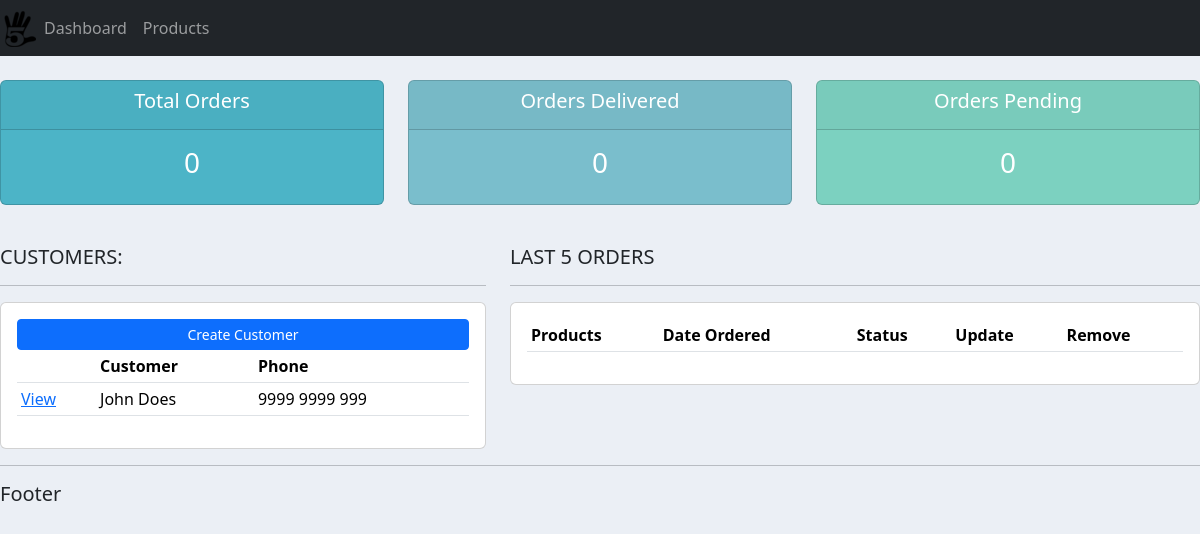
The app's page /, older data.
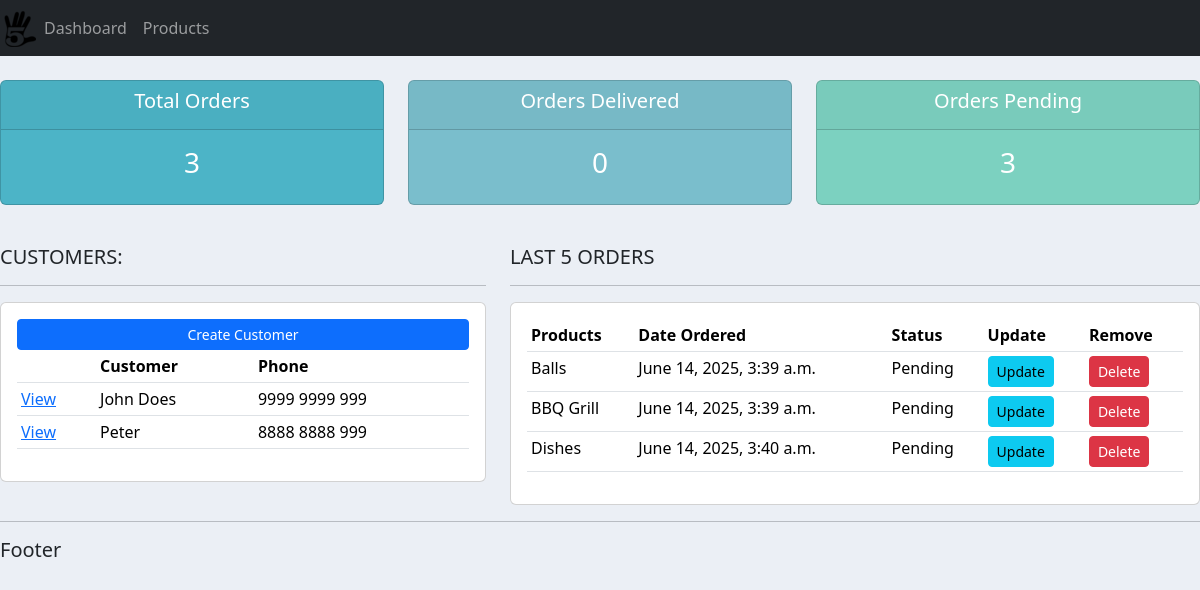
The same page, newer data.
### accounts/models.py (models this page shows, shortened)
class Customer(models.Model):
    name = models.CharField(max_length=200, null=True)
    phone = models.CharField(max_length=200, null=True)
    email = models.CharField(max_length=200, null=True)
    date_created = models.DateTimeField(auto_now_add=True, null=True)

class Order(models.Model):
    STATUS = (
        ('Pending', 'Pending'),
        ('Out for delivery', 'Out for delivery'),
        ('Delivered', 'Delivered'),
    )
    customer = models.ForeignKey(Customer, null=True, on_delete= models.SET_NULL)
    product = models.ForeignKey(Product, null=True, on_delete= models.SET_NULL)
    date_created = models.DateTimeField(auto_now_add=True, null=True)
    status = models.CharField(max_length=200, null=True, choices=STATUS)

class Product(models.Model):
    CATEGORY = (
        ('Indoor', 'Indoor'),
        ('Out Door', 'Out Door'),
    )
    name = models.CharField(max_length=200, null=True)
    price = models.FloatField(null=True)
    category = models.CharField(max_length=200, null=True, choices=CATEGORY)
    description = models.CharField(max_length=200, null=True, blank=True)
    date_created = models.DateTimeField(auto_now_add=True, null=True)
    tags = models.ManyToManyField(Tag)
    def __str__(self):
        return self.name

### accounts/views.py (the view)
# urls.py: path('', views.home, name="home"),
def home(request):
    orders = Order.objects.all()
    customers = Customer.objects.all()
    total_customers = customers.count()
    total_orders = orders.count()
    delivered = orders.filter(status='Delivered').count()
    pending = orders.filter(status='Pending').count()
    context = {'orders': orders, 'customers': customers,
    'total_customers': total_customers, 'total_orders': total_orders,
    'delivered': delivered, 'pending': pending}
    return render(request, 'accounts/dashboard.html', context)

### accounts/templates/accounts/dashboard.html
{% extends 'accounts/main.html'%}
{% block content %}
{% include 'accounts/status.html' %}
<br>
<div class="row">
    <div class="col-md-5">
        <h5>CUSTOMERS:</h5>
        <hr>
        <div class="card card-body">
            <a href="" class="btn btn-primary btn-sm btn-block">
                Create Customer
            </a>
            <table class="table table-sm">
                <tr>
                    <th></th>
                    <th>Customer</th>
                    <th>Phone</th>
                </tr>
                {% for customer in customers %}
                    <tr>
                        <td><a href="{% url 'customer' customer.id%}">View</a></td>
                        <td>{{customer.name}}</td>
                        <td>{{customer.phone}}</td>
                    </tr>
                {% endfor %}
            </table>
        </div>
    </div>
    <div class="col-md-7">
        <h5>LAST 5 ORDERS</h5>
        <hr>
        <div class="card card-body">
            <table class="table table-sm">
                <tr>
                    <th>Products</th>
                    <th>Date Ordered</th>
                    <th>Status</th>
                    <th>Update</th>
                    <th>Remove</th>
                </tr>
                {% for order in orders %}
                    <tr>
                        <td>{{order.product}}</td>
                        <td>{{order.date_created}}</td>
                        <td>{{order.status}}</td>
                        <td><a href="{% url 'update_order' order.id %}" class="btn btn-sm btn-info">Update</a></td>
                        <td><a href="{% url 'delete_order' order.id %}" class="btn btn-sm btn-danger">Delete</a></td>
                    </tr>
                {% endfor %}
            </table>
        </div>
    </div>
</div>
{% endblock %}

Row changes from the older to the newer data that the page shows:
added Customer: name "Peter", phone "8888 8888 999"
added Order: product "Balls", date_created "June 14, 2025, 3:39 a.m.", status "Pending"
added Order: product "BBQ Grill", date_created "June 14, 2025, 3:39 a.m.", status "Pending"
added Order: product "Dishes", date_created "June 14, 2025, 3:40 a.m.", status "Pending"
Text that changed along with them:
{{ total_orders }}: "0" → "3"
{{ pending }}: "0" → "3"
